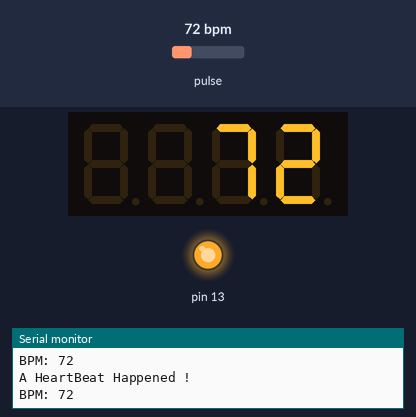
Bench run of a sketch on a simulated Arduino Uno, built with avr-gcc and run on an emulated ATmega328P. Shown: 4-digit seven-segment display, output pins drawn as LEDs (lit = HIGH), the last lines printed to the serial monitor. Dashed ring = blinking. Inputs (shaded band) come from the test bench; at power-on: pulse 72 bpm.

Above: at 1.7 s.
1.8 s: pulse set to 130 bpm
At 1.99 s:
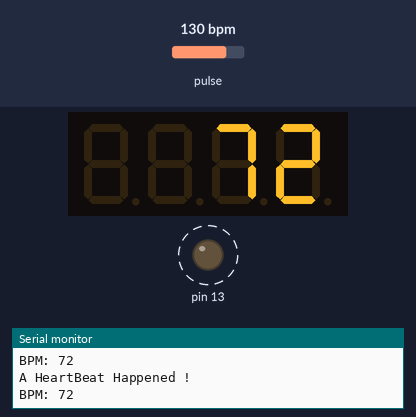
3.6 s: pulse set to 42 bpm
At 4.0 s:
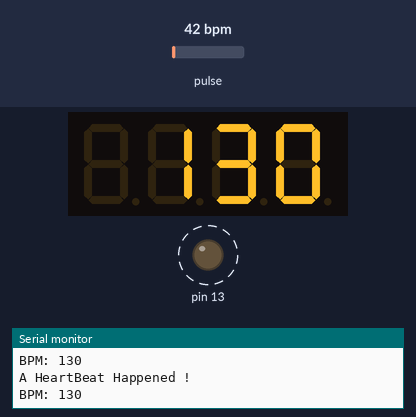
6.6 s: pulse set to 100 bpm
At 7.08 s:
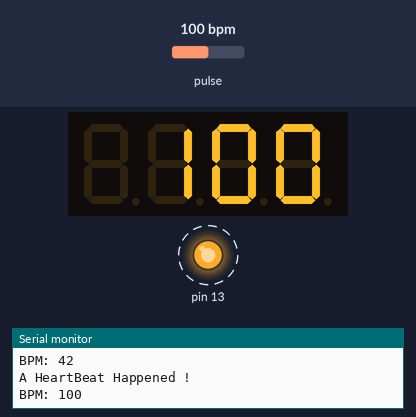
Timing chart, 0 to 14.4 s (numbered marks = the images above; inputs shaded):
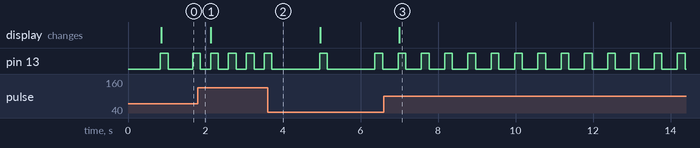

The sketch:

TM1637_heartrate.ino
```cpp
/*
      2. Arduino Examples: TM1637A

*/

#include <Arduino.h>
#include <TM1637Display.h>

// Module connection pins (Digital Pins)
#define CLK 2
#define DIO 3

// The amount of time (in milliseconds) between tests
#define TEST_DELAY   2000

const uint8_t SEG_DONE[] = {
	SEG_B | SEG_C | SEG_D | SEG_E | SEG_G,           // d
	SEG_A | SEG_B | SEG_C | SEG_D | SEG_E | SEG_F,   // O
	SEG_C | SEG_E | SEG_G,                           // n
	SEG_A | SEG_D | SEG_E | SEG_F | SEG_G            // E
	};


TM1637Display display(CLK, DIO);

#define USE_ARDUINO_INTERRUPTS true  // Set-up low-level interrupts for most acurate BPM math
#include <PulseSensorPlayground.h>   // Includes the PulseSensorPlayground Library

const int PulseWire = 0;  // 'S' Signal pin connected to A0
const int LED13 = 13;     // The on-board Arduino LED
int Threshold = 550;      // Determine which Signal to "count as a beat" and which to ignore

PulseSensorPlayground pulseSensor;  // Creates an object

void setup() {
  Serial.begin(9600);

  // Configure the PulseSensor object, by assigning our variables to it
  pulseSensor.analogInput(PulseWire);
  pulseSensor.blinkOnPulse(LED13);  // Blink on-board LED with heartbeat
  pulseSensor.setThreshold(Threshold);

  // Double-check the "pulseSensor" object was created and began seeing a signal
  if (pulseSensor.begin()) {
    Serial.println("PulseSensor object created!");
  }

  uint8_t data[] = { 0xff, 0xff, 0xff, 0xff };
  display.setBrightness(0x0f);
  // All segments on
  display.setSegments(data);
  delay(500);
}

void loop() {
  int myBPM = pulseSensor.getBeatsPerMinute();     // Calculates BPM
  if (pulseSensor.sawStartOfBeat()) {              // Constantly test to see if a beat happened
    Serial.println("A HeartBeat Happened ! ");     // If true, print a message
    Serial.print("BPM: ");
    Serial.println(myBPM);
    display.showNumberDec(myBPM,false);
    delay(20);
  }
}
```

Measured:
- after the input at 1.8 s, pin 13: alternates HIGH for 0.20 s and LOW for 0.26 s, starting after 0.33 s
- after the input at 3.6 s, pin 13: alternates HIGH for 0.20 s and LOW for 1.2 s, starting after 1.3 s
- after the input at 6.6 s, pin 13: alternates HIGH for 0.20 s and LOW for 0.40 s, starting after 0.37 s; the display: changes after 0.39 s (image 3)
